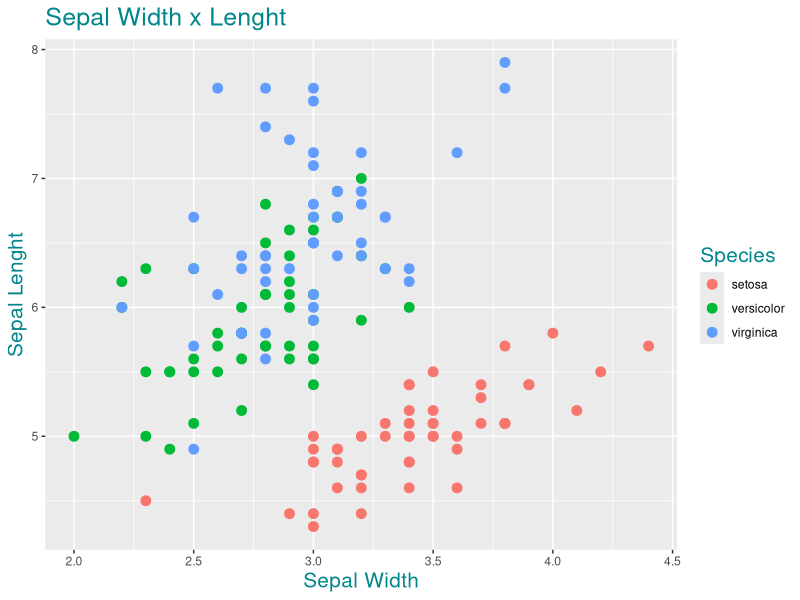
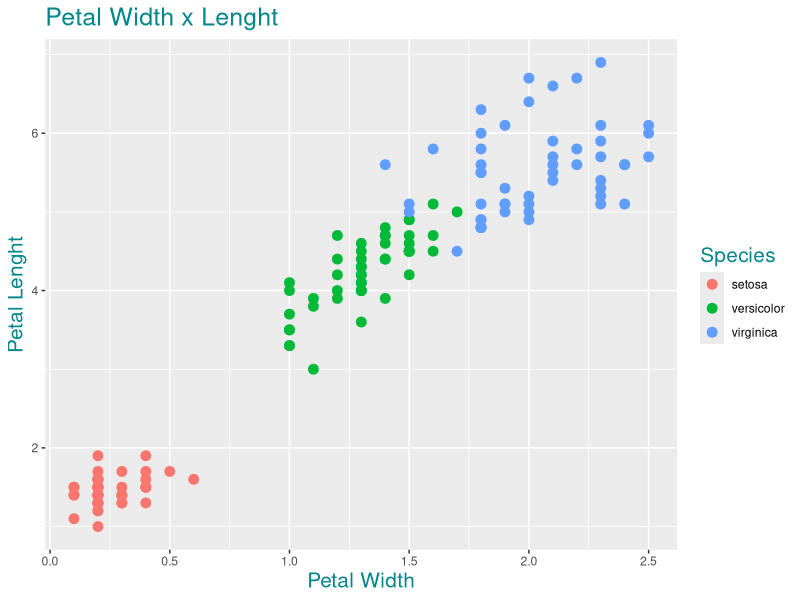
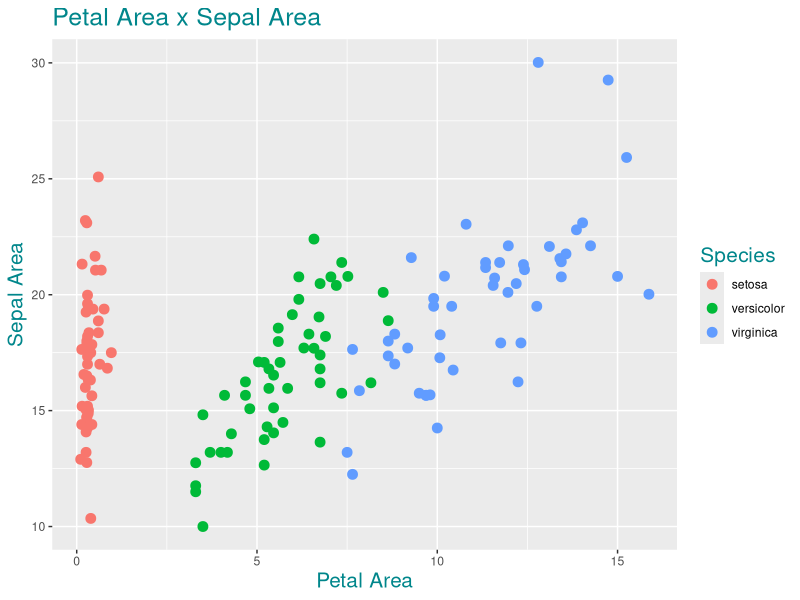

The R source for these figures, in order:
#Power BI and R Integration on Iris Dataset - by Douglas Rocha

#Package installation
install.packages("stringr")
install.packages("ggplot2")


#Dataset loading - to be used on Step #1 Import the Data
dataset <- iris


#Capitalization - to be used on Step #2 Transforming Data
library(stringr)
library(data.table)
dataset_cap <- data.table(dataset)
dataset_cap$Species <- str_to_title(dataset_cap$Species)


#Creating Area Columns - to be used on Step #3 Creating Calculated Columns
dataset$Sepal.Area <- dataset$Sepal.Length * dataset$Sepal.Width
dataset$Petal.Area <- dataset$Petal.Length * dataset$Petal.Width


#Creating Plots - to be used on Step #4 R Plots on Power BI
library(ggplot2)

#Sepal WxL
ggplot(data = dataset, aes(x = Sepal.Width, y = Sepal.Length)) +
  geom_point(aes(color = Species), size = 3) +
  ggtitle("Sepal Width x Lenght") +
  labs(x = "Sepal Width", 
       y = "Sepal Lenght") +
  theme(title = element_text(size = 15, color = "turquoise4"))

#Petal WxL
ggplot(data = dataset, aes(x = Petal.Width, y = Petal.Length)) +
  geom_point(aes(color = Species), size = 3) +
  ggtitle("Petal Width x Lenght") +
  labs(x = "Petal Width", 
       y = "Petal Lenght") +
  theme(title = element_text(size = 15, color = "turquoise4"))

#Area PetalxSepal
ggplot(data = dataset, aes(x = Petal.Area, y = Sepal.Area)) +
  geom_point(aes(color = Species), size = 3) +
  ggtitle("Petal Area x Sepal Area") +
  labs(x = "Petal Area", 
       y = "Sepal Area") +
  theme(title = element_text(size = 15, color = "turquoise4"))
